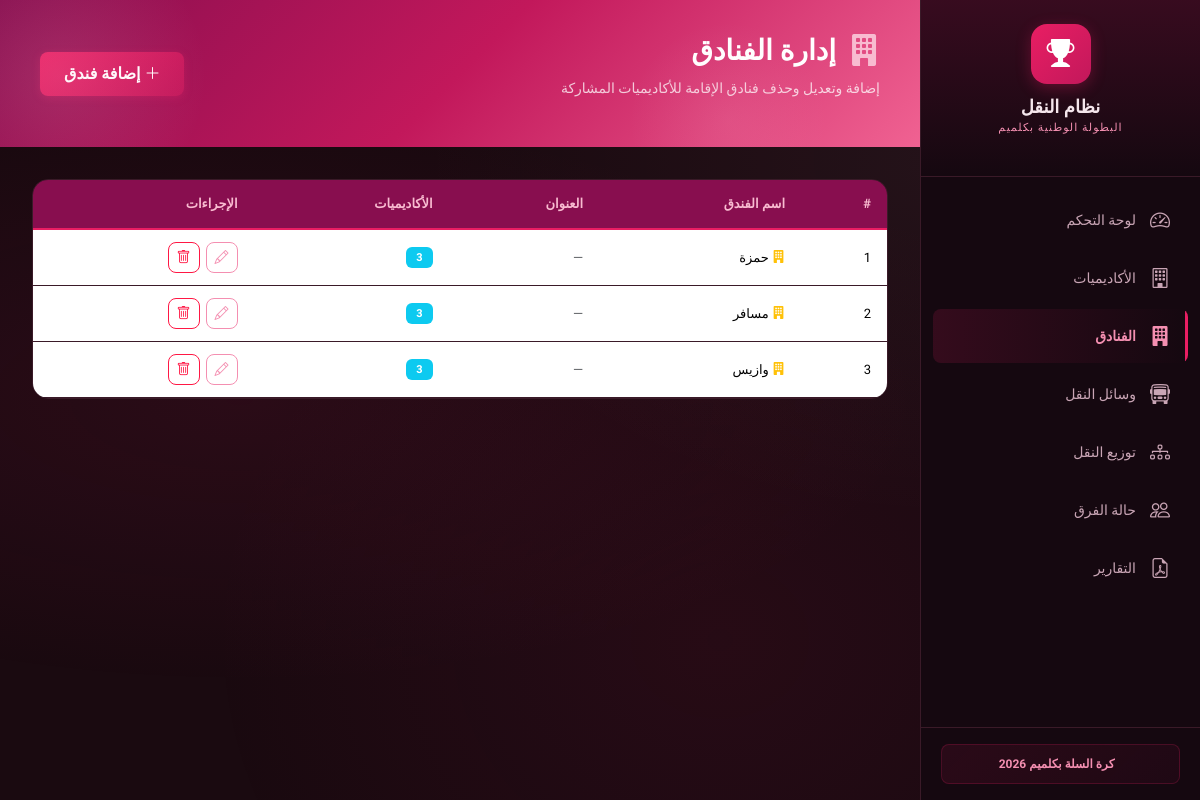
Screenshot of /hotels with the database file from the repository.
### models.py (models this page shows, shortened)
class Hotel(db.Model):
    __tablename__ = 'hotel'
    id = db.Column(db.Integer, primary_key=True)
    name = db.Column(db.String(200), nullable=False, unique=True)
    address = db.Column(db.String(300), nullable=True)
    academies = db.relationship('Academy', backref='hotel_ref', lazy=True)

### routes/hotels.py (the view)
@hotels_bp.route('/hotels')
def hotels_list():
    hotels = Hotel.query.order_by(Hotel.name).all()
    return render_template('hotels.html', hotels=hotels)

### templates/hotels.html (shortened to what this page needs)
{% extends "base.html" %}
{% block content %}
<div class="page-header">
    <div class="page-header-content">
        <h1 class="page-title">
            <i class="bi bi-building-fill"></i>
            إدارة الفنادق
        </h1>
        <p class="page-subtitle">إضافة وتعديل وحذف فنادق الإقامة للأكاديميات المشاركة</p>
    </div>
    <button class="btn btn-gold" data-bs-toggle="modal" data-bs-target="#hotelModal" onclick="resetHotelForm()" id="btnAddHotel">
        <i class="bi bi-plus-lg"></i> إضافة فندق
    </button>
</div>
<div class="content-card">
    <div class="table-responsive">
        <table class="table table-modern" id="hotelsTable">
            <thead>
                <tr>
                    <th>#</th>
                    <th>اسم الفندق</th>
                    <th>العنوان</th>
                    <th>الأكاديميات</th>
                    <th>الإجراءات</th>
                </tr>
            </thead>
            <tbody id="hotelsTableBody">
                {% for hotel in hotels %}
                <tr id="hotel-row-{{ hotel.id }}">
                    <td>{{ loop.index }}</td>
                    <td>
                        <i class="bi bi-building-fill text-warning"></i> {{ hotel.name }}
                    </td>
                    <td>
                        {% if hotel.address %}
                        <i class="bi bi-geo-alt"></i> {{ hotel.address }}
                        {% else %}
                        <span class="text-muted">—</span>
                        {% endif %}
                    </td>
                    <td><span class="badge bg-info">{{ hotel.academies | length }}</span></td>
                    <td>
                        <div class="action-buttons">
                            <button class="btn btn-sm btn-outline-warning" onclick="editHotel({{ hotel.id }}, '{{ hotel.name }}', '{{ hotel.address or '' }}')" title="تعديل">
                                <i class="bi bi-pencil"></i>
                            </button>
                            <button class="btn btn-sm btn-outline-danger" onclick="deleteHotel({{ hotel.id }}, '{{ hotel.name }}')" title="حذف">
                                <i class="bi bi-trash"></i>
                            </button>
                        </div>
                    </td>
                </tr>
                {% endfor %}
            </tbody>
        </table>
    </div>
</div>
{% endblock %}

### static/css/style.css (style rules this page uses)
:root { --primary: #c2185b; --primary-light: #e91e63; --primary-lighter: #f06292; --primary-dark: #880e4f; --accent: #f8bbd0; --accent-dark: #f48fb1; --accent-light: #fce4ec; --bg-dark: #1a0a10; --bg-card: #1e0f16; --bg-card-hover: #2a1520; --bg-sidebar: #150810; --text-primary: #f5e6ec; --text-secondary: #c9a5b5; --text-muted: #8e6578; --border-color: #3a1a28; --border-light: #4d2535; --success: #00c853; --success-bg: rgba(0, 200, 83, 0.1); --danger: #ff1744; --danger-bg: rgba(255, 23, 68, 0.1); --info: #00b0ff; --info-bg: rgba(0, 176, 255, 0.1); --warning: #ffc107; --warning-bg: rgba(255, 193, 7, 0.1); --sidebar-width: 280px; --header-height: 80px; --radius: 12px; --radius-sm: 8px; --radius-lg: 16px; --shadow: 0 4px 24px rgba(0, 0, 0, 0.3); --shadow-lg: 0 8px 40px rgba(0, 0, 0, 0.4); --transition: all 0.3s cubic-bezier(0.4, 0, 0.2, 1); }
*, *::before, *::after { margin: 0; padding: 0; box-sizing: border-box; }
html { scroll-behavior: smooth; }
body { font-family: 'Cairo', sans-serif; background: var(--bg-dark); color: var(--text-primary); direction: rtl; min-height: 100vh; overflow-x: hidden; }
.page-header { background: linear-gradient(135deg, var(--primary-dark), var(--primary), var(--primary-lighter)); margin: 0 -32px 32px; padding: 32px 40px; display: flex; align-items: center; justify-content: space-between; flex-wrap: wrap; gap: 16px; position: relative; overflow: hidden; }
.page-header::before { content: ''; position: absolute; top: -50%; left: -10%; width: 300px; height: 300px; background: radial-gradient(circle, rgba(248, 187, 208, 0.15), transparent 70%); border-radius: 50%; pointer-events: none; }
.page-header::after { content: ''; position: absolute; bottom: -50%; right: 10%; width: 200px; height: 200px; background: radial-gradient(circle, rgba(248, 187, 208, 0.1), transparent 70%); border-radius: 50%; pointer-events: none; }
.page-title { font-size: 28px; font-weight: 800; color: white; display: flex; align-items: center; gap: 12px; }
.page-title i { color: var(--accent); font-size: 32px; }
.page-subtitle { color: rgba(255, 255, 255, 0.75); font-size: 14px; margin-top: 4px; }
.content-card { background: var(--bg-card); border: 1px solid var(--border-color); border-radius: var(--radius-lg); overflow: hidden; animation: fadeInUp 0.5s ease-out; }
.table-modern { color: var(--text-primary); margin-bottom: 0; }
.table-modern thead th { background: var(--primary-dark); color: var(--accent); font-weight: 600; font-size: 13px; padding: 14px 16px; border-bottom: 2px solid var(--primary-light); white-space: nowrap; }
.table-modern tbody td { padding: 12px 16px; border-bottom: 1px solid var(--border-color); vertical-align: middle; font-size: 13px; }
.table-modern tbody tr { transition: var(--transition); }
.action-buttons { display: flex; gap: 6px; }
.btn-gold { background: linear-gradient(135deg, var(--primary-light), var(--primary)); color: white; border: none; font-weight: 700; padding: 10px 24px; border-radius: var(--radius-sm); transition: var(--transition); box-shadow: 0 2px 8px rgba(233, 30, 99, 0.3); }
.badge { font-weight: 600; font-size: 11px; padding: 5px 10px; border-radius: 6px; }
.btn { font-family: 'Cairo', sans-serif; font-weight: 600; border-radius: var(--radius-sm); transition: var(--transition); }
.btn-outline-warning { border-color: var(--accent-dark); color: var(--accent-dark); }
.btn-outline-danger { border-color: var(--danger); color: var(--danger); }
body::before { content: ''; position: fixed; top: 0; left: 0; right: 0; bottom: 0; background: radial-gradient(ellipse at 20% 50%, rgba(194, 24, 91, 0.1) 0%, transparent 50%), radial-gradient(ellipse at 80% 20%, rgba(248, 187, 208, 0.05) 0%, transparent 40%), radial-gradient(ellipse at 60% 80%, rgba(194, 24, 91, 0.08) 0%, transparent 50%); pointer-events: none; z-index: -1; }

### rows the page displays
Hotel: name "حمزة", academies|length "3"
Hotel: name "مسافر", academies|length "3"
Hotel: name "وازيس", academies|length "3"
